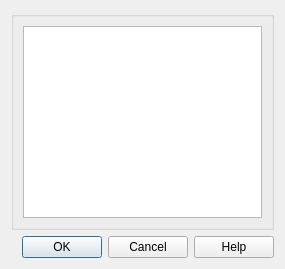
<?xml version="1.0" encoding="UTF-8"?>
<ui version="4.0">
 <class>Dialog</class>
 <widget class="QDialog" name="Dialog">
  <property name="geometry">
   <rect>
    <x>0</x>
    <y>0</y>
    <width>285</width>
    <height>269</height>
   </rect>
  </property>
  <property name="windowTitle">
   <string>Add Note Type</string>
  </property>
  <layout class="QVBoxLayout">
   <item>
    <widget class="QGroupBox" name="groupBox">
     <property name="title">
      <string/>
     </property>
     <layout class="QVBoxLayout">
      <item>
       <widget class="QListWidget" name="models">
        <property name="styleSheet">
         <string notr="true">background:url(:/icons/Mainwindow_bg.jpg)</string>
        </property>
        <property name="editTriggers">
         <set>QAbstractItemView::NoEditTriggers</set>
        </property>
        <property name="tabKeyNavigation">
         <bool>true</bool>
        </property>
       </widget>
      </item>
     </layout>
    </widget>
   </item>
   <item>
    <widget class="QDialogButtonBox" name="buttonBox">
     <property name="orientation">
      <enum>Qt::Horizontal</enum>
     </property>
     <property name="standardButtons">
      <set>QDialogButtonBox::Cancel|QDialogButtonBox::Help|QDialogButtonBox::Ok</set>
     </property>
    </widget>
   </item>
  </layout>
 </widget>
 <resources/>
 <connections>
  <connection>
   <sender>buttonBox</sender>
   <signal>accepted()</signal>
   <receiver>Dialog</receiver>
   <slot>accept()</slot>
   <hints>
    <hint type="sourcelabel">
     <x>266</x>
     <y>353</y>
    </hint>
    <hint type="destinationlabel">
     <x>157</x>
     <y>274</y>
    </hint>
   </hints>
  </connection>
  <connection>
   <sender>buttonBox</sender>
   <signal>rejected()</signal>
   <receiver>Dialog</receiver>
   <slot>reject()</slot>
   <hints>
    <hint type="sourcelabel">
     <x>334</x>
     <y>353</y>
    </hint>
    <hint type="destinationlabel">
     <x>286</x>
     <y>274</y>
    </hint>
   </hints>
  </connection>
 </connections>
</ui>
